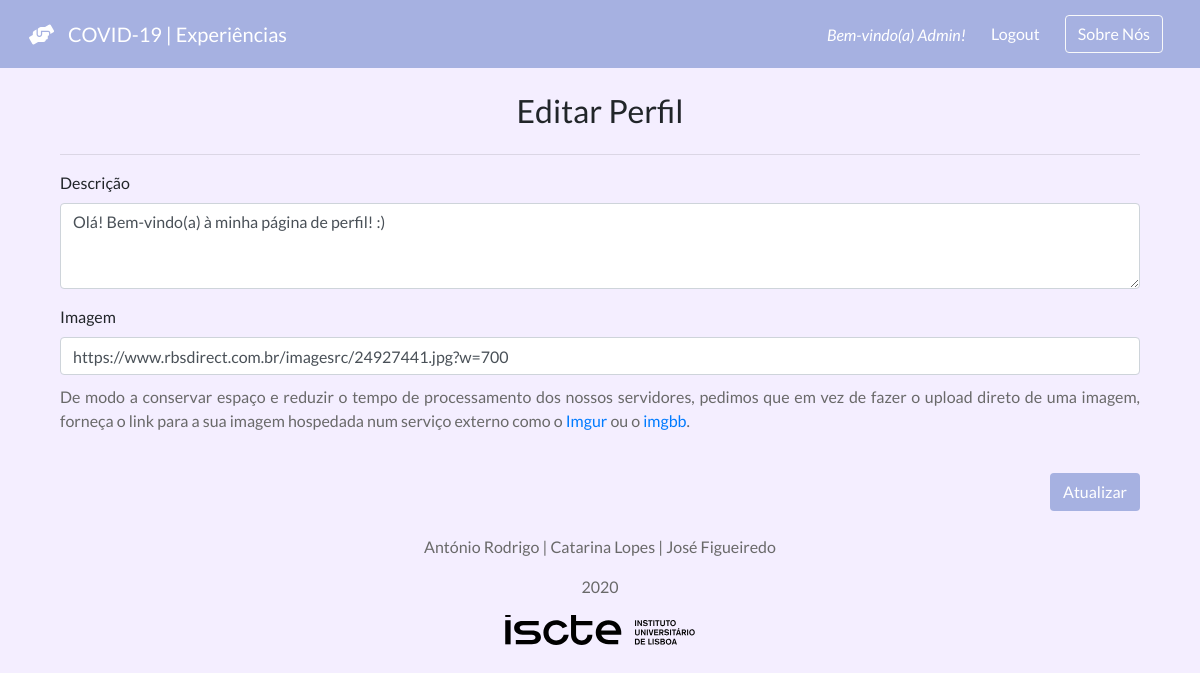
The page /experiencias/31/editprofile/ (signed in) on the database its author committed.
### experiencias/models.py (models this page shows)
class UserProfile(models.Model):
    user = models.OneToOneField(User, on_delete=models.CASCADE, primary_key=True)
    text = models.CharField(max_length=500)
    img = models.CharField(max_length=500)
    username = models.CharField(max_length=25, default='')

### experiencias/views.py (the view)
# urls.py: url(r'^(?P<user_id>[0-9]+)/editprofile/$', views.editprofile, name='editprofile'),
def editprofile(request, user_id):
    user_profile = get_object_or_404(UserProfile, pk=user_id)
    context = {'user_profile': user_profile}
    return render(request, 'editprofile.html', context)

### experiencias/templates/editprofile.html (shortened to what this page needs)
{% extends "base.html" %}
{% block body %}
    <br>
    <div class="container d-flex justify-content-center">
        <div class="col">
            <div class="d-flex justify-content-center">
                <h2>Editar Perfil</h2>
            </div>
            <hr>
            <form action="{% url 'experiencias:editLogicProfile' user.id %}" method="post">
                <div class="form-group">
                    <label for="exampleFormControlTextarea1">Descrição</label>
                    <textarea class="form-control" name="text" id="text" rows="3">{{ user_profile.text }}</textarea>
                </div>
                <div class="form-group">
                    <label>Imagem</label>
                    <input type="text" class="form-control" name="img" id="img" value="{{ user_profile.img }}">
                    <p class="text-justify" style="color: dimgray; padding-top: 10px;">De modo a conservar espaço e
                        reduzir o tempo de processamento dos nossos servidores, pedimos
                        que em vez de fazer o upload direto de uma imagem, forneça o link para a sua imagem hospedada
                        num serviço externo como o <a href="https://imgur.com/" target="_blank">Imgur</a> ou o <a
                                href="https://pt.imgbb.com/" target="_blank">imgbb</a>. </p>
                </div>
                <br>
                <div class="d-flex justify-content-end">
                    <input type="submit" class="btn btn-exp" value="Atualizar">
                </div>
            </form>
        </div>
    </div>
{% endblock %}

### experiencias/templates/base.html (shortened to what this page needs)
{% load static %}
<!DOCTYPE html>
<html lang="pt">
<head>
    <link rel="stylesheet" href="https://stackpath.bootstrapcdn.com/bootstrap/4.4.1/css/bootstrap.min.css"
>
    <link rel="stylesheet" type="text/css" href="{% static 'style.css' %}">
    <link rel="stylesheet" href="https://use.fontawesome.com/releases/v5.13.0/css/all.css">
    <link rel="stylesheet" href="https://use.fontawesome.com/releases/v5.13.0/css/v4-shims.css">
</head>
<body>
{% block navbar %}
    <nav class="navbar navbar-default sticky-top">
        <a class="navbar-brand btn" href="/experiencias/"><i class="fas fa-hands-helping"> </i> <span class="brand"
                                                                                                      style="padding-left: 10px">COVID-19 | Experiências</span></a>
        <div class="">
            {% if user.is_authenticated %}
                <a class="btn" href="{% url 'experiencias:userprofile' user.id %}" data-toggle="tooltip"
                   data-placement="bottom"
                   title="Visitar a sua página de perfil"><em
                        class="mr-sm-2 align-middle">Bem-vindo(a) {{ user.username }}!</em></a>
                <a class="mr-sm-2 btn" id="logoutButton" href="{% url 'experiencias:logoutuser' %}">Logout</a>
            {% else %}
                <a class="mr-sm-2 btn" href="{% url 'experiencias:register' %}">Registo</a>
                <a class="mr-sm-2 btn" href="{% url 'experiencias:userlogin' %}">Login</a>
            {% endif %}
            <div class="mr-sm-2 btn">
                <a type="button" class="btn btn-link btn-outline-light" id="about_us_btn"
                   href="{% url 'experiencias:aboutUs' %}">Sobre Nós</a>
            </div>
        </div>
    </nav>
{% endblock %}
{% block body %}{% endblock %}
<br>
</body>
{% block footer %}
<footer id="footer" style="color: dimgrey;">
    <div class="container d-flex justify-content-center">
        <p>António Rodrigo | Catarina Lopes | José Figueiredo</p>
    </div>
    <div class="container d-flex justify-content-center">
        <p>2020</p>
    </div>
    <div class="container d-flex justify-content-center">
        <a href="https://www.iscte-iul.pt/" target="_blank">
            <img src="{% static 'logo_iscte_detailed.svg' %}">
        </a>
    </div>
    <br>
</footer>
{% endblock %}
</html>

### experiencias/static/style.css (style rules this page uses)
body { background-color: #f4eeff; font-family: Lato; }
.navbar { background-color: #A6B1E1; color: white; }
.navbar a { color: white; }
.btn-exp { background-color: #A6B1E1; color: white; }
#logoutButton { padding: 0px; margin: 0px; }

### rows shown on the page
UserProfile: text "Olá! Bem-vindo(a) à minha página de perfil! :)", img "https://www.rbsdirect.com.br/imagesrc/24927441.jpg?w=700"

### other values the page prints
{{ user.username }} "Admin"
